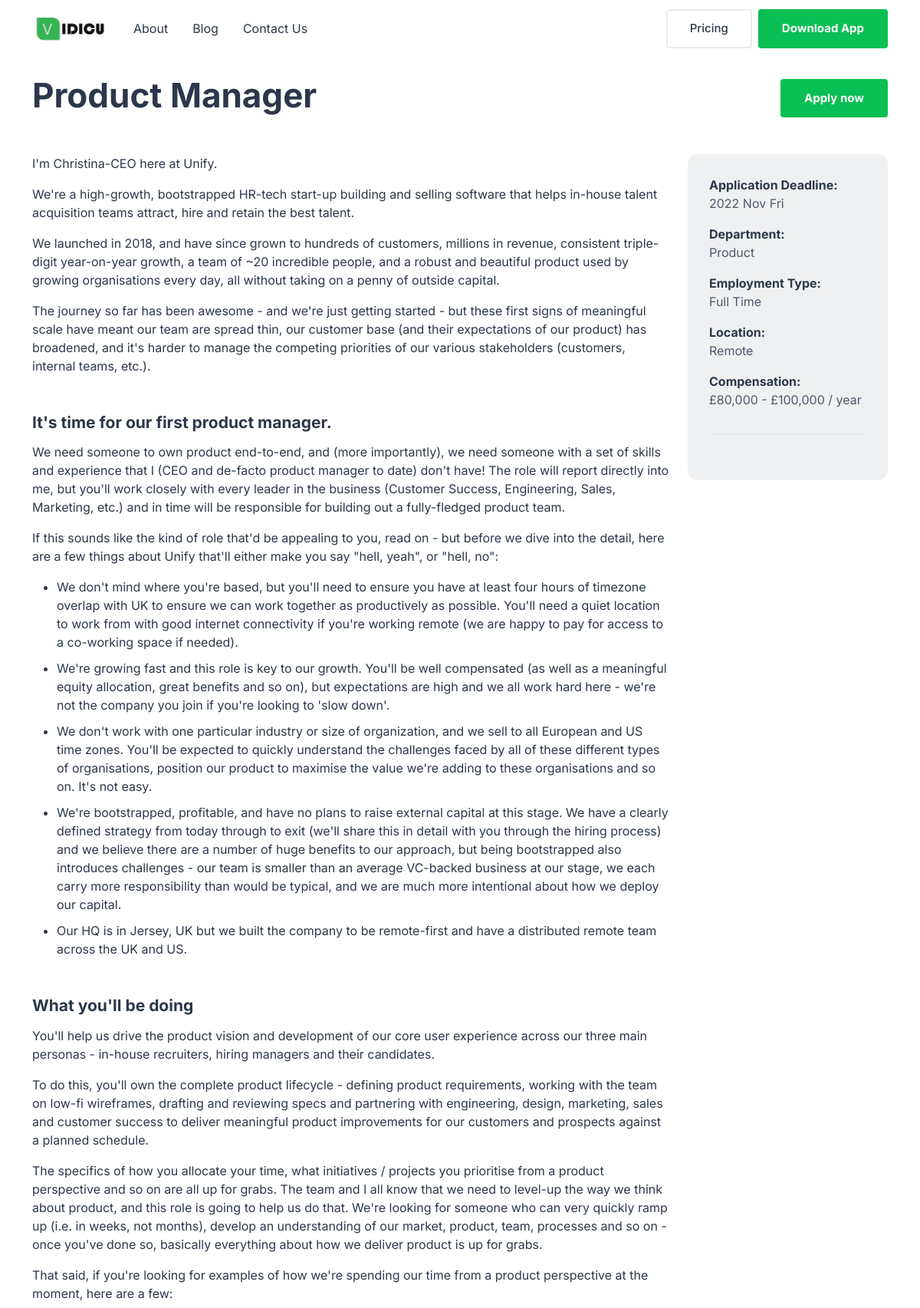
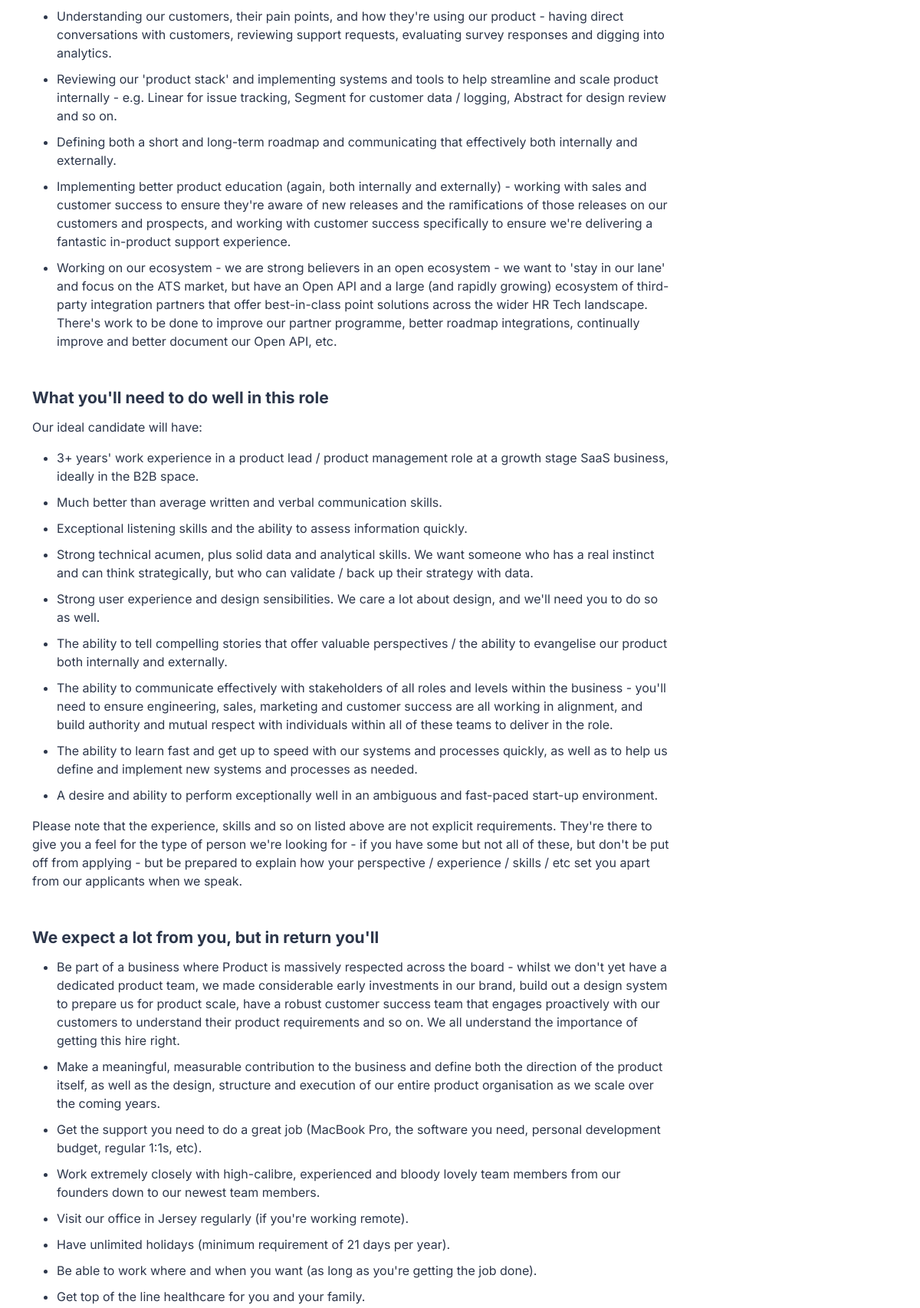
The app's page /careers/detail/product-manager/ (upper part) with its own data (2 pictures, top to bottom).
### careers/models.py (models this page shows, shortened)
class SixthRow(models.Model):
    user = models.ForeignKey(User, on_delete=models.CASCADE)
    job_title = models.CharField(max_length=1000)
    slug =  models.SlugField(max_length=250, unique_for_date='created', null=True)
    application_deadline = models.DateTimeField(auto_now_add=True)
    department = models.CharField(max_length=1000)
    employment_type = models.CharField(max_length=1000)
    location = models.CharField(max_length=1000)
    compensation = models.CharField(max_length=1000)
    body = HTMLField()
    created = models.DateTimeField(auto_now_add=True, null=True)
    updated = models.DateTimeField(auto_now=True, null=True)
    class Meta:
        ordering = ('-created',)
        verbose_name_plural = 'SixthRow'

### core/views.py (the view)
# urls.py: re_path(r'^careers/detail/(?P<post>[-\w]+)/$', views.carrers_details, name='careers_detail'),
def  carrers_details(request, post):
    sixth_row = get_object_or_404(
        SixthRow,
        slug = post,
    )
    third_row = ThirdRow.objects.all()[0]
    return render(request, 'core/page-careers-role-overview.html', {
        'seo_title' : '',
        'seo_description' : '',
        'og_description' : '',
        "og_title" : '',
        'og_url': 'https://vidicu.live/pricing/',
        'og_type' : 'website',
        "og_image" : '',
        "og_site_name" : '',
        'tw_card' : '',
        'tw_site' : '',
        'tw_title' : '',
        'tw_description' : '',
        'tw_creator' : '',
        'tw_image' : '',
        'sixth_row' : sixth_row,
        'third_row' : third_row
    })

### core/context_processors.py (called while the page is built)
def seo_attr(request:HttpRequest):
    return {
        'seo_title' : '',
        'seo_description': '',
        'keywords' : '',
    }

def twitter_seo_attr(request:HttpRequest):
    return {
        "tw_card" : '',
        "tw_site" : '',
        "tw_title" : '',
        "tw_description" : '',
        "tw_creator" : '',
        "tw_image" : '',
    }

def og_seo_attr(request:HttpRequest):
    return {
        "og_title" : '',
        "og_type" : '',
        "og_url" : '',
        "og_image" : '',
        "og_description" : '',
        "og_site_name" : '',
        "og_locale" : "pl_PL",
        "og_locale_alt" : "en_US"
    }

### core/templatetags/utility.py (called while the page is built)
@register.simple_tag()
def current_year():
    tday = datetime.date.today()
    return str(tday.year)

@register.simple_tag()
def get_twitter_link():
    twitter_link = MediaLinks.objects.get(user__username = 'nadia')
    return twitter_link.twitter

@register.simple_tag()
def get_instagram_link():
    instagram_link = MediaLinks.objects.get(user__username = 'nadia')
    return instagram_link.instagram

@register.simple_tag()
def get_youtube_link():
    youtube_link = MediaLinks.objects.get(user__username = 'nadia')
    return youtube_link.youtube

@register.simple_tag()
def get_discord_link():
    discord_link = MediaLinks.objects.get(user__username = 'nadia')
    return discord_link.discord

### core/templates/core/page-careers-role-overview.html (shortened to what this page needs)
{% load static %}
<!DOCTYPE html>
<html lang="en">
<head>
  <link rel="stylesheet" href="{% static 'assets/vendor/bootstrap-icons/font/bootstrap-icons.css' %}">
  <link rel="stylesheet" href="{% static 'assets/vendor/hs-mega-menu/dist/hs-mega-menu.min.css' %}">
  <link rel="stylesheet" href="{% static 'assets/css/theme.min.css' %}">
</head>
<body>
  {% include 'header.html' %}
  <main id="content" role="main">
    <div class="container content-space-1 content-space-b-lg-3">
      <div class="row mb-7">
        <div class="col-md mb-3 mb-md-0">
          <div class="mb-3">
              <br/>
          </div>
          <h1 class="mb-0">{{ sixth_row.job_title|capfirst }}</h1>
        </div>
        <div class="col-md-auto align-self-md-end">
          <a class="btn btn-primary" href="#">Apply now</a>
        </div>
      </div>
      <div class="row">
        <div class="col-lg-3 order-lg-2 mb-5 mb-lg-0">
          <div id="stickyBlockStartPoint">
            <div class="js-sticky-block card card-borderless bg-soft-dark" data-hs-sticky-block-options='{
                 "parentSelector": "#stickyBlockStartPoint",
                 "targetSelector": "#header",
                 "breakpoint": "lg",
                 "startPoint": "#stickyBlockStartPoint",
                 "endPoint": "#stickyBlockEndPoint",
                 "stickyOffsetTop": 20
               }'>
              <div class="card-body">
                <dl>
                  <dt>Application Deadline:</dt>
                  <dd>{{ sixth_row.application_deadline|date:"Y M D"}}</dd>
                  <dt>Department:</dt>
                  <dd>{{ sixth_row.department }}</dd>
                  <dt>Employment Type:</dt>
                  <dd>{{ sixth_row.employment_type|capfirst}}</dd>
                  <dt>Location:</dt>
                  <dd>{{ sixth_row.location }}</dd>
                  <dt>Compensation:</dt>
                  <dd>{{ sixth_row.compensation }}</dd>
                </dl>
                <hr>
              </div>
            </div>
          </div>
        </div>
        <div class="col-lg-9">
            {% autoescape off %}
                {{ sixth_row.body }}
            {% endautoescape %}
        </div>
      </div>
    </div>
  </main>
</body>
</html>

### records on screen
SixthRow: job_title "Product Manager", application_deadline "2022 Nov Fri", department "Product", employment_type "Full Time", location "Remote", compensation "£80,000 - £100,000 / year", body "I'm Christina-CEO here at Unify. We're a high-growth, bootstrapped HR-tech start-up building and selling software that helps in-house talent acquisition teams attract, hire and retain the best talent. We launched in 2018, and have since grown to hundreds of customers, millions in revenue, consistent triple-digit year-on-year growth, a team of ~20 incredible people, and a robust and beautiful product used by growing organisations every day, all without taking on a penny of outside capital. The journey so far has been awesome - and we're just getting started - but these first signs of meaningful scale have meant our team are spread thin, our customer base (and their expectations of our…"
